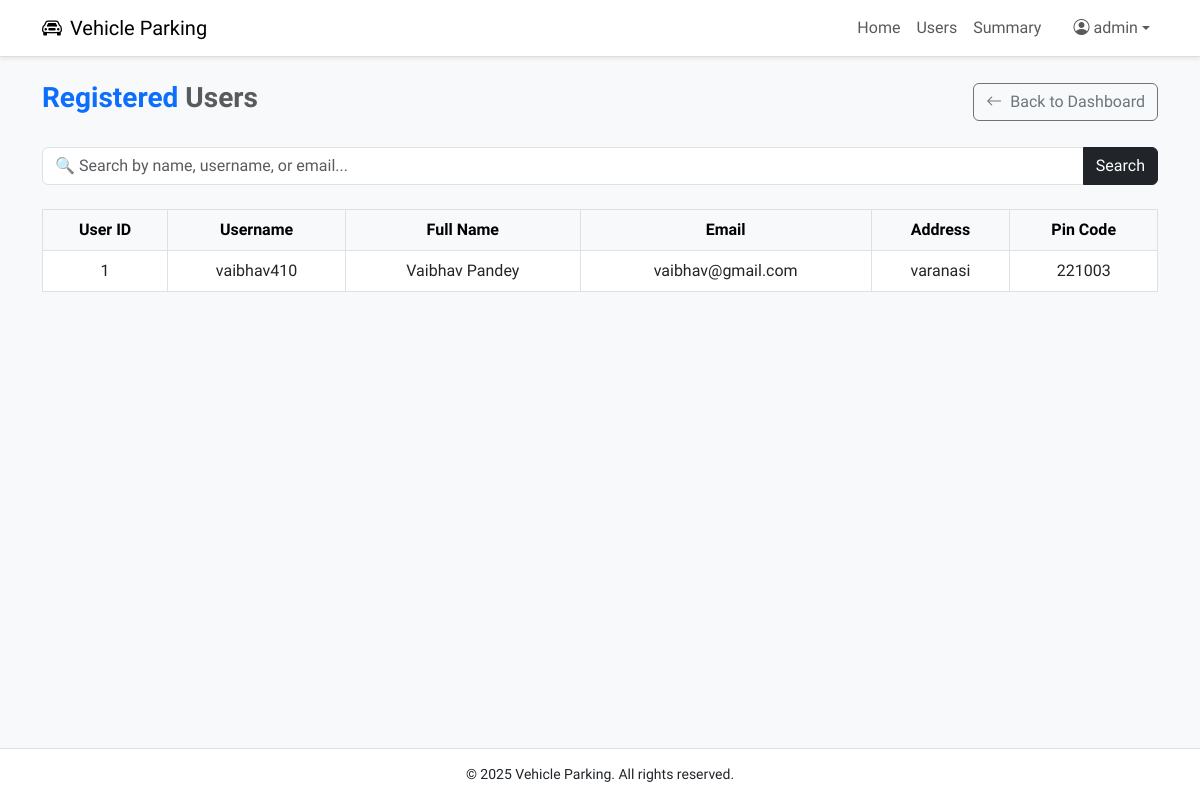
The page /admin/users (signed in) on the database as committed earlier.
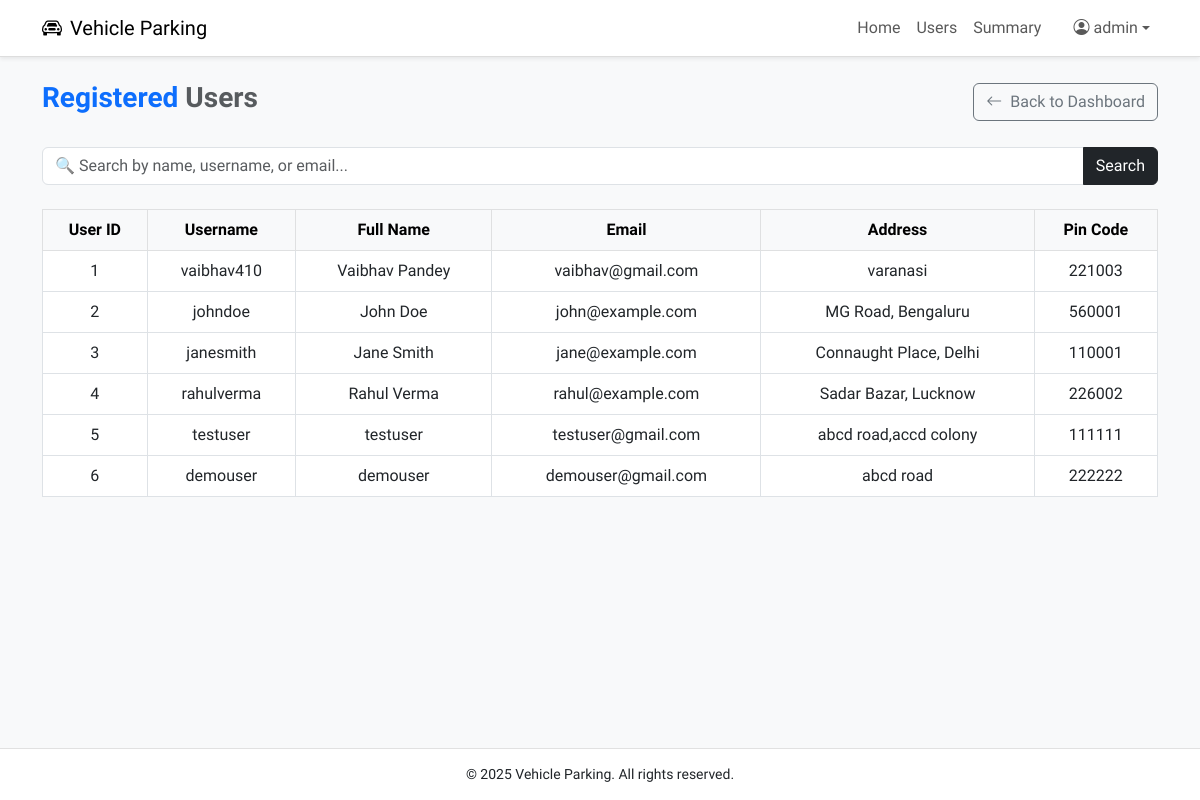
The same page on the database as committed later.
### models.py (models this page shows, shortened)
class Admin(db.Model, UserMixin):
    __tablename__ = 'admin'
    id = db.Column(db.Integer, primary_key=True)
    username = db.Column(db.String(100), unique=True, nullable=False)
    password_hash = db.Column(db.String(200), nullable=False)
    role = db.Column(db.String(20), nullable=False, default='admin')
    created_at = db.Column(db.DateTime, default=datetime.utcnow)

class User(db.Model, UserMixin):
    __tablename__ = 'user'
    id = db.Column(db.Integer, primary_key=True)
    username = db.Column(db.String(100), unique=True, nullable=False)
    full_name = db.Column(db.String(100), nullable=False)
    email = db.Column(db.String(100), unique=True, nullable=False)
    password_hash = db.Column(db.String(200), nullable=False)
    address = db.Column(db.String(200))
    pin_code = db.Column(db.String(10))
    role = db.Column(db.String(20), nullable=False, default='user')
    created_at = db.Column(db.DateTime, default=datetime.utcnow)
    reservations = db.relationship('Reservation', backref='user', lazy=True)

### controllers/admin.py (the view, shortened to what this page needs)
@admin_bp.route('/users')
@login_required
@admin_required
def view_users():
    search = request.args.get('search', '').strip().lower()
    query = User.query
    users = query.all()
    return render_template('admin/user_list.html', users=users, search=search)

### app.py (called while the page is built)
@login_manager.user_loader
def load_user(user_id):
    user_type = session.get('user_type')
    if user_type == 'user':
        return User.query.get(int(user_id))
    elif user_type == 'admin':
        return Admin.query.get(int(user_id))
    return None

### templates/admin/user_list.html (shortened to what this page needs)
{% extends 'base.html' %}
{% block content %}
<div class="container py-4">
    <div class="d-flex justify-content-between align-items-center mb-4">
        <h3 class="fw-bold text-primary">Registered <span class="text-muted">Users</span></h3>
        <a href="{{ url_for('admin.dashboard') }}" class="btn btn-outline-secondary">
            <i class="bi bi-arrow-left me-1"></i> Back to Dashboard
        </a>
    </div>
    <form method="get" class="mb-4">
        <div class="input-group">
            <input type="text" name="search" class="form-control rounded-start" placeholder="🔍 Search by name, username, or email..." value="{{ search or '' }}">
            <button type="submit" class="btn btn-dark rounded-end">Search</button>
        </div>
    </form>
    <div class="table-responsive">
        {% if users %}
        <table class="table table-bordered table-hover align-middle text-center">
            <thead class="table-light">
                <tr>
                    <th>User ID</th>
                    <th>Username</th>
                    <th>Full Name</th>
                    <th>Email</th>
                    <th>Address</th>
                    <th>Pin Code</th>
                </tr>
            </thead>
            <tbody>
                {% for user in users %}
                <tr>
                    <td>{{ user.id }}</td>
                    <td>{{ user.username }}</td>
                    <td>{{ user.full_name }}</td>
                    <td>{{ user.email }}</td>
                    <td>{{ user.address or '—' }}</td>
                    <td>{{ user.pin_code or '—' }}</td>
                </tr>
                {% endfor %}
            </tbody>
        </table>
        {% else %}
        <div class="alert mt-4">No users found matching your search.</div>
        {% endif %}
    </div>
</div>
{% endblock %}

### templates/base.html (shortened to what this page needs)
<!DOCTYPE html>
<html lang="en">
<head>
    <link href="https://cdn.jsdelivr.net/npm/bootstrap@5.3.0/dist/css/bootstrap.min.css" rel="stylesheet">
    <link href="https://cdnjs.cloudflare.com/ajax/libs/bootstrap-icons/1.11.1/font/bootstrap-icons.min.css" rel="stylesheet">
</head>
<body>
<nav class="navbar navbar-expand-lg navbar-light shadow-sm">
    <div class="container">
        <a class="navbar-brand" href="{% if session['user_type'] == 'admin' %}
        {{ url_for('admin.dashboard') }}
        {% elif session['user_type'] == 'admin' %}
            {{ url_for('user.dashboard') }}
        {% else %}
            {{ url_for('index') }}
        {% endif %}">
            <i class="bi bi-car-front me-2"></i>Vehicle Parking
        </a>
        <div class="collapse navbar-collapse justify-content-end" id="navbarNav">
            <ul class="navbar-nav">
                {% if current_user.is_authenticated %}
                    {% if session['user_type'] == 'admin' %}
                        <li class="nav-item"><a class="nav-link" href="{{ url_for('admin.dashboard') }}">Home</a></li>
                        <li class="nav-item"><a class="nav-link" href="{{ url_for('admin.view_users') }}">Users</a></li>
                        <li class="nav-item"><a class="nav-link" href="{{ url_for('admin.summary') }}">Summary</a></li>
                    {% else %}
                        <li class="nav-item"><a class="nav-link" href="{{ url_for('user.dashboard') }}">Home</a></li>
                        <a href="{{ url_for('user.my_reservations') }}" class="nav-link">My Reservations</a>
                        <li class="nav-item"><a class="nav-link" href="{{ url_for('user.summary') }}">Summary</a></li>
                    {% endif %}
                    <li class="nav-item dropdown ms-3">
                        <a class="nav-link dropdown-toggle d-flex align-items-center" href="#" role="button" data-bs-toggle="dropdown">
                            <i class="bi bi-person-circle me-1"></i> {{ current_user.full_name or current_user.username }}
                        </a>
                    </li>
                {% else %}
                    <li class="nav-item"><a class="nav-link" href="{{ url_for('auth.login') }}">Login</a></li>
                    <li class="nav-item"><a class="nav-link" href="{{ url_for('auth.register') }}">Register</a></li>
                {% endif %}
            </ul>
        </div>
    </div>
</nav>
<div class="position-fixed top-0 end-0 p-3" style="z-index: 1050;">
</div>
<div>
    {% block content %}
    {% endblock %}
</div>
<footer>
    <div class="container">
        <p class="mb-0">&copy; 2025 Vehicle Parking. All rights reserved.</p>
    </div>
</footer>
</body>
</html>

### templates/base.html (style rules this page uses)
body { font-family: 'Afacad',sans-serif; background-color: #f8f9fa; display: flex; flex-direction: column; min-height: 100vh; font-size: 16px; }
.navbar { background-color: #fff; border-bottom: 1px solid #ddd; }
footer { background-color: #fff; border-top: 1px solid #e1e1e1; padding: 15px 0; text-align: center; font-size: 14px; margin-top: auto; }
.form-control, .form-select { border-radius: 6px; }

Rows that differ between the two databases and show on the page:
added User: id "2", username "johndoe", full_name "John Doe", email "john@example.com", address "MG Road, Bengaluru", pin_code "560001"
added User: id "3", username "janesmith", full_name "Jane Smith", email "jane@example.com", address "Connaught Place, Delhi", pin_code "110001"
added User: id "4", username "rahulverma", full_name "Rahul Verma", email "rahul@example.com", address "Sadar Bazar, Lucknow", pin_code "226002"
added User: id "5", username "testuser", full_name "testuser", email "testuser@gmail.com", address "abcd road,accd colony", pin_code "111111"
added User: id "6", username "demouser", full_name "demouser", email "demouser@gmail.com", address "abcd road", pin_code "222222"
